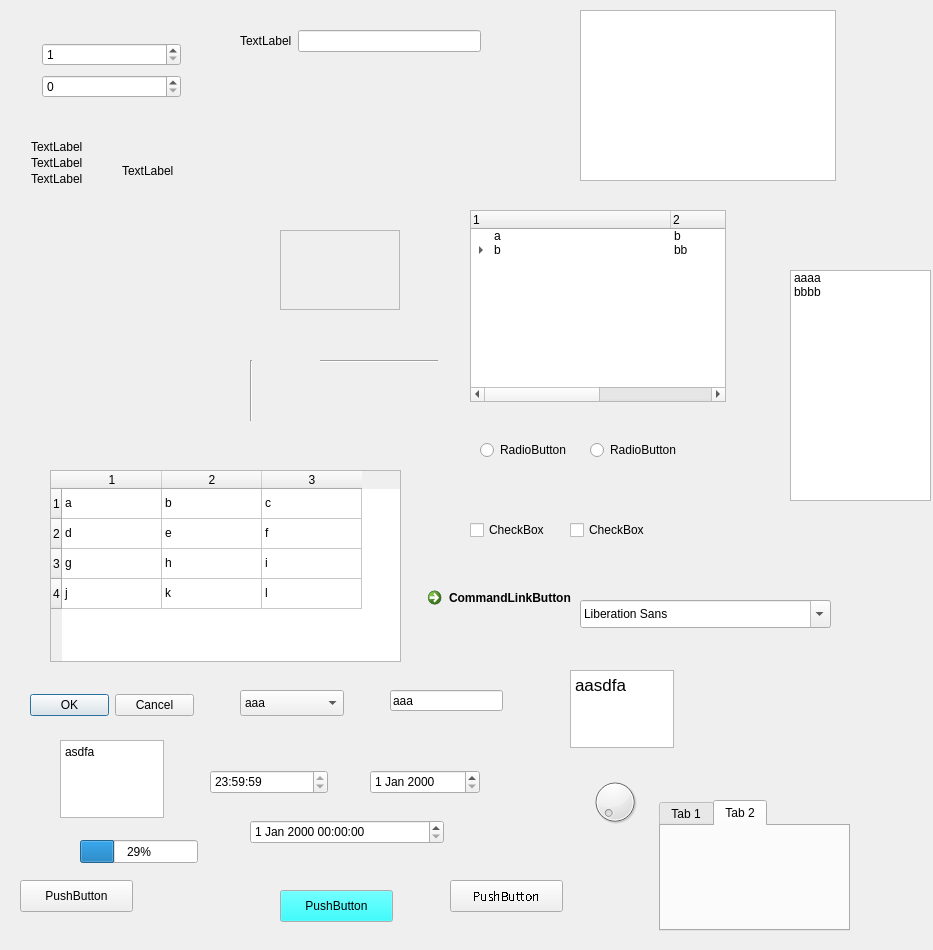
<?xml version="1.0" encoding="UTF-8"?>
<ui version="4.0">
 <class>Form</class>
 <widget class="QWidget" name="Form">
  <property name="geometry">
   <rect>
    <x>0</x>
    <y>0</y>
    <width>933</width>
    <height>950</height>
   </rect>
  </property>
  <property name="windowTitle">
   <string>Form</string>
  </property>
  <widget class="QWidget" name="verticalLayoutWidget">
   <property name="geometry">
    <rect>
     <x>30</x>
     <y>30</y>
     <width>151</width>
     <height>71</height>
    </rect>
   </property>
   <layout class="QVBoxLayout" name="verticalLayout" stretch="0,1">
    <property name="spacing">
     <number>6</number>
    </property>
    <property name="leftMargin">
     <number>12</number>
    </property>
    <property name="topMargin">
     <number>10</number>
    </property>
    <item>
     <widget class="QSpinBox" name="spinBox">
      <property name="minimum">
       <number>1</number>
      </property>
      <property name="maximum">
       <number>100</number>
      </property>
     </widget>
    </item>
    <item>
     <widget class="QSpinBox" name="spinBox_2"/>
    </item>
   </layout>
  </widget>
  <widget class="QWidget" name="gridLayoutWidget">
   <property name="geometry">
    <rect>
     <x>30</x>
     <y>140</y>
     <width>181</width>
     <height>291</height>
    </rect>
   </property>
   <layout class="QGridLayout" name="gridLayout" rowstretch="0,0,0,0" columnstretch="1,1">
    <property name="leftMargin">
     <number>1</number>
    </property>
    <property name="horizontalSpacing">
     <number>1</number>
    </property>
    <property name="verticalSpacing">
     <number>2</number>
    </property>
    <item row="2" column="0">
     <widget class="QLabel" name="label">
      <property name="text">
       <string>TextLabel</string>
      </property>
     </widget>
    </item>
    <item row="0" column="0">
     <widget class="QLabel" name="label_3">
      <property name="text">
       <string>TextLabel</string>
      </property>
     </widget>
    </item>
    <item row="0" column="1">
     <layout class="QVBoxLayout" name="verticalLayout_2"/>
    </item>
    <item row="1" column="0">
     <widget class="QLabel" name="label_2">
      <property name="text">
       <string>TextLabel</string>
      </property>
     </widget>
    </item>
    <item row="1" column="1" rowspan="2">
     <widget class="QLabel" name="label_4">
      <property name="text">
       <string>TextLabel</string>
      </property>
     </widget>
    </item>
    <item row="3" column="0">
     <spacer name="verticalSpacer">
      <property name="orientation">
       <enum>Qt::Vertical</enum>
      </property>
      <property name="sizeHint" stdset="0">
       <size>
        <width>20</width>
        <height>40</height>
       </size>
      </property>
     </spacer>
    </item>
    <item row="3" column="1">
     <spacer name="horizontalSpacer">
      <property name="orientation">
       <enum>Qt::Horizontal</enum>
      </property>
      <property name="sizeHint" stdset="0">
       <size>
        <width>40</width>
        <height>20</height>
       </size>
      </property>
     </spacer>
    </item>
   </layout>
  </widget>
  <widget class="QWidget" name="formLayoutWidget">
   <property name="geometry">
    <rect>
     <x>240</x>
     <y>30</y>
     <width>241</width>
     <height>121</height>
    </rect>
   </property>
   <layout class="QFormLayout" name="formLayout">
    <item row="0" column="0">
     <widget class="QLabel" name="label_5">
      <property name="text">
       <string>TextLabel</string>
      </property>
     </widget>
    </item>
    <item row="0" column="1">
     <widget class="QLineEdit" name="lineEdit"/>
    </item>
   </layout>
  </widget>
  <widget class="QListWidget" name="listWidget">
   <property name="geometry">
    <rect>
     <x>790</x>
     <y>270</y>
     <width>141</width>
     <height>231</height>
    </rect>
   </property>
   <item>
    <property name="text">
     <string>aaaa</string>
    </property>
   </item>
   <item>
    <property name="text">
     <string>bbbb</string>
    </property>
   </item>
  </widget>
  <widget class="QTreeWidget" name="treeWidget">
   <property name="geometry">
    <rect>
     <x>470</x>
     <y>210</y>
     <width>256</width>
     <height>192</height>
    </rect>
   </property>
   <property name="headerHidden">
    <bool>false</bool>
   </property>
   <attribute name="headerVisible">
    <bool>true</bool>
   </attribute>
   <attribute name="headerCascadingSectionResizes">
    <bool>true</bool>
   </attribute>
   <attribute name="headerDefaultSectionSize">
    <number>200</number>
   </attribute>
   <attribute name="headerHighlightSections">
    <bool>true</bool>
   </attribute>
   <attribute name="headerMinimumSectionSize">
    <number>39</number>
   </attribute>
   <attribute name="headerShowSortIndicator" stdset="0">
    <bool>true</bool>
   </attribute>
   <attribute name="headerStretchLastSection">
    <bool>false</bool>
   </attribute>
   <column>
    <property name="text">
     <string>1</string>
    </property>
   </column>
   <column>
    <property name="text">
     <string>2</string>
    </property>
   </column>
   <column>
    <property name="text">
     <string>3</string>
    </property>
   </column>
   <item>
    <property name="text">
     <string>a</string>
    </property>
    <property name="text">
     <string>b</string>
    </property>
    <property name="text">
     <string>c</string>
    </property>
   </item>
   <item>
    <property name="text">
     <string>b</string>
    </property>
    <property name="text">
     <string>bb</string>
    </property>
    <property name="background">
     <brush brushstyle="NoBrush">
      <color alpha="255">
       <red>255</red>
       <green>128</green>
       <blue>0</blue>
      </color>
     </brush>
    </property>
    <property name="foreground">
     <brush brushstyle="NoBrush">
      <color alpha="255">
       <red>0</red>
       <green>255</green>
       <blue>0</blue>
      </color>
     </brush>
    </property>
    <property name="text">
     <string>dd</string>
    </property>
    <item>
     <property name="text">
      <string>ddd</string>
     </property>
     <property name="text">
      <string/>
     </property>
     <property name="text">
      <string/>
     </property>
     <item>
      <property name="text">
       <string>eee</string>
      </property>
     </item>
    </item>
   </item>
  </widget>
  <widget class="QTableWidget" name="tableWidget">
   <property name="geometry">
    <rect>
     <x>50</x>
     <y>470</y>
     <width>351</width>
     <height>192</height>
    </rect>
   </property>
   <attribute name="horizontalHeaderVisible">
    <bool>true</bool>
   </attribute>
   <attribute name="horizontalHeaderShowSortIndicator" stdset="0">
    <bool>false</bool>
   </attribute>
   <attribute name="horizontalHeaderStretchLastSection">
    <bool>false</bool>
   </attribute>
   <attribute name="verticalHeaderVisible">
    <bool>true</bool>
   </attribute>
   <row>
    <property name="text">
     <string>1</string>
    </property>
   </row>
   <row>
    <property name="text">
     <string>2</string>
    </property>
   </row>
   <row>
    <property name="text">
     <string>3</string>
    </property>
   </row>
   <row>
    <property name="text">
     <string>4</string>
    </property>
   </row>
   <column>
    <property name="text">
     <string>1</string>
    </property>
   </column>
   <column>
    <property name="text">
     <string>2</string>
    </property>
   </column>
   <column>
    <property name="text">
     <string>3</string>
    </property>
   </column>
   <item row="0" column="0">
    <property name="text">
     <string>a</string>
    </property>
   </item>
   <item row="0" column="1">
    <property name="text">
     <string>b</string>
    </property>
   </item>
   <item row="0" column="2">
    <property name="text">
     <string>c</string>
    </property>
   </item>
   <item row="1" column="0">
    <property name="text">
     <string>d</string>
    </property>
   </item>
   <item row="1" column="1">
    <property name="text">
     <string>e</string>
    </property>
   </item>
   <item row="1" column="2">
    <property name="text">
     <string>f</string>
    </property>
   </item>
   <item row="2" column="0">
    <property name="text">
     <string>g</string>
    </property>
   </item>
   <item row="2" column="1">
    <property name="text">
     <string>h</string>
    </property>
   </item>
   <item row="2" column="2">
    <property name="text">
     <string>i</string>
    </property>
   </item>
   <item row="3" column="0">
    <property name="text">
     <string>j</string>
    </property>
   </item>
   <item row="3" column="1">
    <property name="text">
     <string>k</string>
    </property>
   </item>
   <item row="3" column="2">
    <property name="text">
     <string>l</string>
    </property>
   </item>
  </widget>
  <widget class="QRadioButton" name="radioButton">
   <property name="geometry">
    <rect>
     <x>480</x>
     <y>440</y>
     <width>100</width>
     <height>20</height>
    </rect>
   </property>
   <property name="text">
    <string>RadioButton</string>
   </property>
   <attribute name="buttonGroup">
    <string notr="true">buttonGroup</string>
   </attribute>
  </widget>
  <widget class="QRadioButton" name="radioButton_2">
   <property name="geometry">
    <rect>
     <x>590</x>
     <y>440</y>
     <width>100</width>
     <height>20</height>
    </rect>
   </property>
   <property name="text">
    <string>RadioButton</string>
   </property>
   <attribute name="buttonGroup">
    <string notr="true">buttonGroup</string>
   </attribute>
  </widget>
  <widget class="QCheckBox" name="checkBox">
   <property name="geometry">
    <rect>
     <x>470</x>
     <y>520</y>
     <width>87</width>
     <height>20</height>
    </rect>
   </property>
   <property name="text">
    <string>CheckBox</string>
   </property>
   <attribute name="buttonGroup">
    <string notr="true">buttonGroup_2</string>
   </attribute>
  </widget>
  <widget class="QCheckBox" name="checkBox_2">
   <property name="geometry">
    <rect>
     <x>570</x>
     <y>520</y>
     <width>87</width>
     <height>20</height>
    </rect>
   </property>
   <property name="text">
    <string>CheckBox</string>
   </property>
   <attribute name="buttonGroup">
    <string notr="true">buttonGroup_2</string>
   </attribute>
  </widget>
  <widget class="QCommandLinkButton" name="commandLinkButton">
   <property name="geometry">
    <rect>
     <x>420</x>
     <y>580</y>
     <width>193</width>
     <height>41</height>
    </rect>
   </property>
   <property name="text">
    <string>CommandLinkButton</string>
   </property>
  </widget>
  <widget class="QDialogButtonBox" name="buttonBox">
   <property name="geometry">
    <rect>
     <x>30</x>
     <y>690</y>
     <width>164</width>
     <height>31</height>
    </rect>
   </property>
   <property name="standardButtons">
    <set>QDialogButtonBox::Cancel|QDialogButtonBox::Ok</set>
   </property>
  </widget>
  <widget class="QComboBox" name="comboBox">
   <property name="geometry">
    <rect>
     <x>240</x>
     <y>690</y>
     <width>104</width>
     <height>26</height>
    </rect>
   </property>
   <property name="currentIndex">
    <number>0</number>
   </property>
   <item>
    <property name="text">
     <string>aaa</string>
    </property>
    <property name="icon">
     <iconset resource="../main.qrc">
      <normaloff>:/unchecked/ui/images/unchecked.png</normaloff>
      <normalon>:/checked/ui/images/checked.png</normalon>:/unchecked/ui/images/unchecked.png</iconset>
    </property>
   </item>
   <item>
    <property name="text">
     <string>bbbb</string>
    </property>
    <property name="icon">
     <iconset>
      <normalon>:/checked/ui/images/checked.png</normalon>
     </iconset>
    </property>
   </item>
  </widget>
  <widget class="QFontComboBox" name="fontComboBox">
   <property name="geometry">
    <rect>
     <x>580</x>
     <y>600</y>
     <width>251</width>
     <height>28</height>
    </rect>
   </property>
  </widget>
  <widget class="QLineEdit" name="lineEdit_2">
   <property name="geometry">
    <rect>
     <x>390</x>
     <y>690</y>
     <width>113</width>
     <height>21</height>
    </rect>
   </property>
   <property name="text">
    <string>aaa</string>
   </property>
  </widget>
  <widget class="QTextEdit" name="textEdit">
   <property name="geometry">
    <rect>
     <x>570</x>
     <y>670</y>
     <width>104</width>
     <height>78</height>
    </rect>
   </property>
   <property name="html">
    <string>&lt;!DOCTYPE HTML PUBLIC &quot;-//W3C//DTD HTML 4.0//EN&quot; &quot;http://www.w3.org/TR/REC-html40/strict.dtd&quot;&gt;
&lt;html&gt;&lt;head&gt;&lt;meta name=&quot;qrichtext&quot; content=&quot;1&quot; /&gt;&lt;style type=&quot;text/css&quot;&gt;
p, li { white-space: pre-wrap; }
&lt;/style&gt;&lt;/head&gt;&lt;body style=&quot; font-family:'.SF NS Text'; font-size:13pt; font-weight:400; font-style:normal;&quot;&gt;
&lt;p style=&quot; margin-top:0px; margin-bottom:0px; margin-left:0px; margin-right:0px; -qt-block-indent:0; text-indent:0px;&quot;&gt;aasdfa&lt;/p&gt;&lt;/body&gt;&lt;/html&gt;</string>
   </property>
  </widget>
  <widget class="QPlainTextEdit" name="plainTextEdit">
   <property name="geometry">
    <rect>
     <x>60</x>
     <y>740</y>
     <width>104</width>
     <height>78</height>
    </rect>
   </property>
   <property name="plainText">
    <string>asdfa</string>
   </property>
  </widget>
  <widget class="QTimeEdit" name="timeEdit">
   <property name="geometry">
    <rect>
     <x>210</x>
     <y>770</y>
     <width>118</width>
     <height>24</height>
    </rect>
   </property>
   <property name="maximumDateTime">
    <datetime>
     <hour>23</hour>
     <minute>59</minute>
     <second>59</second>
     <year>1998</year>
     <month>1</month>
     <day>1</day>
    </datetime>
   </property>
  </widget>
  <widget class="QDateEdit" name="dateEdit">
   <property name="geometry">
    <rect>
     <x>370</x>
     <y>770</y>
     <width>110</width>
     <height>24</height>
    </rect>
   </property>
  </widget>
  <widget class="QDateTimeEdit" name="dateTimeEdit">
   <property name="geometry">
    <rect>
     <x>250</x>
     <y>820</y>
     <width>194</width>
     <height>24</height>
    </rect>
   </property>
  </widget>
  <widget class="QDial" name="dial">
   <property name="geometry">
    <rect>
     <x>590</x>
     <y>770</y>
     <width>50</width>
     <height>64</height>
    </rect>
   </property>
  </widget>
  <widget class="QGraphicsView" name="graphicsView">
   <property name="geometry">
    <rect>
     <x>580</x>
     <y>10</y>
     <width>256</width>
     <height>171</height>
    </rect>
   </property>
  </widget>
  <widget class="QProgressBar" name="progressBar">
   <property name="geometry">
    <rect>
     <x>80</x>
     <y>840</y>
     <width>118</width>
     <height>23</height>
    </rect>
   </property>
   <property name="minimum">
    <number>1</number>
   </property>
   <property name="value">
    <number>30</number>
   </property>
  </widget>
  <widget class="QStackedWidget" name="stackedWidget">
   <property name="geometry">
    <rect>
     <x>500</x>
     <y>850</y>
     <width>120</width>
     <height>80</height>
    </rect>
   </property>
   <property name="currentIndex">
    <number>1</number>
   </property>
   <widget class="QWidget" name="page"/>
   <widget class="QWidget" name="page_2"/>
  </widget>
  <widget class="QTabWidget" name="tabWidget">
   <property name="geometry">
    <rect>
     <x>659</x>
     <y>800</y>
     <width>191</width>
     <height>131</height>
    </rect>
   </property>
   <property name="currentIndex">
    <number>1</number>
   </property>
   <widget class="QWidget" name="tab">
    <attribute name="title">
     <string>Tab 1</string>
    </attribute>
   </widget>
   <widget class="QWidget" name="tab_2">
    <attribute name="title">
     <string>Tab 2</string>
    </attribute>
   </widget>
  </widget>
  <widget class="QPushButton" name="pushButton">
   <property name="geometry">
    <rect>
     <x>280</x>
     <y>890</y>
     <width>113</width>
     <height>32</height>
    </rect>
   </property>
   <property name="palette">
    <palette>
     <active>
      <colorrole role="WindowText">
       <brush brushstyle="SolidPattern">
        <color alpha="255">
         <red>0</red>
         <green>0</green>
         <blue>0</blue>
        </color>
       </brush>
      </colorrole>
      <colorrole role="Button">
       <brush brushstyle="SolidPattern">
        <color alpha="255">
         <red>0</red>
         <green>255</green>
         <blue>255</blue>
        </color>
       </brush>
      </colorrole>
      <colorrole role="Light">
       <brush brushstyle="SolidPattern">
        <color alpha="255">
         <red>255</red>
         <green>255</green>
         <blue>255</blue>
        </color>
       </brush>
      </colorrole>
     </active>
     <inactive>
      <colorrole role="WindowText">
       <brush brushstyle="SolidPattern">
        <color alpha="255">
         <red>0</red>
         <green>0</green>
         <blue>0</blue>
        </color>
       </brush>
      </colorrole>
      <colorrole role="Button">
       <brush brushstyle="SolidPattern">
        <color alpha="255">
         <red>0</red>
         <green>255</green>
         <blue>255</blue>
        </color>
       </brush>
      </colorrole>
      <colorrole role="Light">
       <brush brushstyle="SolidPattern">
        <color alpha="255">
         <red>255</red>
         <green>255</green>
         <blue>255</blue>
        </color>
       </brush>
      </colorrole>
     </inactive>
     <disabled>
      <colorrole role="WindowText">
       <brush brushstyle="SolidPattern">
        <color alpha="255">
         <red>127</red>
         <green>127</green>
         <blue>127</blue>
        </color>
       </brush>
      </colorrole>
      <colorrole role="Button">
       <brush brushstyle="SolidPattern">
        <color alpha="255">
         <red>0</red>
         <green>255</green>
         <blue>255</blue>
        </color>
       </brush>
      </colorrole>
      <colorrole role="Light">
       <brush brushstyle="SolidPattern">
        <color alpha="255">
         <red>255</red>
         <green>255</green>
         <blue>255</blue>
        </color>
       </brush>
      </colorrole>
     </disabled>
    </palette>
   </property>
   <property name="text">
    <string>PushButton</string>
   </property>
  </widget>
  <widget class="QPushButton" name="pushButton_2">
   <property name="geometry">
    <rect>
     <x>450</x>
     <y>880</y>
     <width>113</width>
     <height>32</height>
    </rect>
   </property>
   <property name="sizePolicy">
    <sizepolicy hsizetype="Minimum" vsizetype="Preferred">
     <horstretch>5</horstretch>
     <verstretch>20</verstretch>
    </sizepolicy>
   </property>
   <property name="font">
    <font>
     <family>Batang</family>
     <stylestrategy>NoAntialias</stylestrategy>
     <kerning>true</kerning>
    </font>
   </property>
   <property name="cursor">
    <cursorShape>SizeFDiagCursor</cursorShape>
   </property>
   <property name="focusPolicy">
    <enum>Qt::StrongFocus</enum>
   </property>
   <property name="contextMenuPolicy">
    <enum>Qt::CustomContextMenu</enum>
   </property>
   <property name="toolTip">
    <string comment="dafasf"/>
   </property>
   <property name="whatsThis">
    <string comment="dsafasf"/>
   </property>
   <property name="accessibleName">
    <string comment="fsdgsdggg "/>
   </property>
   <property name="layoutDirection">
    <enum>Qt::RightToLeft</enum>
   </property>
   <property name="autoFillBackground">
    <bool>false</bool>
   </property>
   <property name="locale">
    <locale language="English" country="SouthAfrica"/>
   </property>
   <property name="inputMethodHints">
    <set>Qt::ImhDate|Qt::ImhPreferLowercase|Qt::ImhPreferUppercase</set>
   </property>
   <property name="text">
    <string>PushButton</string>
   </property>
  </widget>
  <widget class="QFrame" name="frame">
   <property name="geometry">
    <rect>
     <x>280</x>
     <y>230</y>
     <width>120</width>
     <height>80</height>
    </rect>
   </property>
   <property name="frameShape">
    <enum>QFrame::StyledPanel</enum>
   </property>
   <property name="frameShadow">
    <enum>QFrame::Raised</enum>
   </property>
  </widget>
  <widget class="Line" name="line">
   <property name="geometry">
    <rect>
     <x>320</x>
     <y>360</y>
     <width>118</width>
     <height>3</height>
    </rect>
   </property>
   <property name="orientation">
    <enum>Qt::Horizontal</enum>
   </property>
  </widget>
  <widget class="Line" name="line_2">
   <property name="geometry">
    <rect>
     <x>250</x>
     <y>360</y>
     <width>3</width>
     <height>61</height>
    </rect>
   </property>
   <property name="orientation">
    <enum>Qt::Vertical</enum>
   </property>
  </widget>
  <widget class="QLabel" name="label_6">
   <property name="geometry">
    <rect>
     <x>290</x>
     <y>180</y>
     <width>60</width>
     <height>31</height>
    </rect>
   </property>
   <property name="text">
    <string/>
   </property>
   <property name="pixmap">
    <pixmap resource="../main.qrc">:/checked/ui/images/checked.png</pixmap>
   </property>
  </widget>
  <widget class="QPushButton" name="pushButton_3">
   <property name="geometry">
    <rect>
     <x>20</x>
     <y>880</y>
     <width>113</width>
     <height>32</height>
    </rect>
   </property>
   <property name="text">
    <string>PushButton</string>
   </property>
   <property name="icon">
    <iconset resource="../main.qrc">
     <normaloff>:/unchecked/ui/images/unchecked.png</normaloff>
     <normalon>:/checked/ui/images/checked.png</normalon>
     <disabledoff>:/unchecked/ui/images/unchecked.png</disabledoff>
     <disabledon>:/checked/ui/images/checked.png</disabledon>
     <activeoff>:/unchecked/ui/images/unchecked.png</activeoff>
     <activeon>:/checked/ui/images/checked.png</activeon>
     <selectedoff>:/unchecked/ui/images/unchecked.png</selectedoff>
     <selectedon>:/checked/ui/images/checked.png</selectedon>:/unchecked/ui/images/unchecked.png</iconset>
   </property>
  </widget>
 </widget>
 <tabstops>
  <tabstop>checkBox_2</tabstop>
  <tabstop>lineEdit</tabstop>
  <tabstop>radioButton_2</tabstop>
  <tabstop>comboBox</tabstop>
  <tabstop>spinBox_2</tabstop>
  <tabstop>commandLinkButton</tabstop>
  <tabstop>checkBox</tabstop>
  <tabstop>tableWidget</tabstop>
  <tabstop>spinBox</tabstop>
  <tabstop>fontComboBox</tabstop>
  <tabstop>textEdit</tabstop>
  <tabstop>plainTextEdit</tabstop>
  <tabstop>timeEdit</tabstop>
  <tabstop>lineEdit_2</tabstop>
  <tabstop>dateEdit</tabstop>
  <tabstop>dateTimeEdit</tabstop>
  <tabstop>dial</tabstop>
  <tabstop>graphicsView</tabstop>
  <tabstop>tabWidget</tabstop>
  <tabstop>pushButton</tabstop>
  <tabstop>pushButton_2</tabstop>
  <tabstop>radioButton</tabstop>
  <tabstop>pushButton_3</tabstop>
  <tabstop>listWidget</tabstop>
  <tabstop>treeWidget</tabstop>
 </tabstops>
 <resources>
  <include location="../main.qrc"/>
 </resources>
 <connections/>
 <buttongroups>
  <buttongroup name="buttonGroup_2"/>
  <buttongroup name="buttonGroup"/>
 </buttongroups>
</ui>
